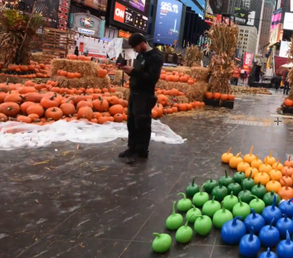
#> input picture images/t1_1.png, 293 x 258 px, shrunk from 398 x 350 before the run
$ python t1.py
#> lines starting #> are read from the running program, lines starting #| are printed output that depends on the picture
#> further down, img1 is the input picture: shape (258, 293, 3); mean B, G, R 83.3, 93.9, 113.9
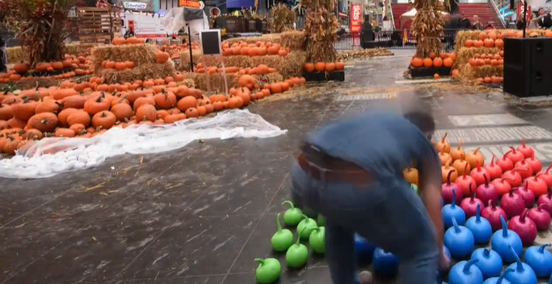
#> input picture images/t1_2.png, 552 x 284 px, shrunk from 749 x 385 before the run
#> further down, img2 is the input picture: shape (284, 552, 3); mean B, G, R 85, 91.1, 117.7
#Only add your code inside the function (including newly improted packages)
# You can design a new function and call the new function in the given functions.
# Not following the project guidelines will result in a 10% reduction in grades

import cv2
import numpy as np
import matplotlib.pyplot as plt


def stitch_background(img1, img2, savepath=''):
    "The output image should be saved in the savepath."
#> called with savepath = 'task1.png'
    "Do NOT modify the code provided."
    gimg1 = cv2.cvtColor(img1,cv2.COLOR_BGR2GRAY)
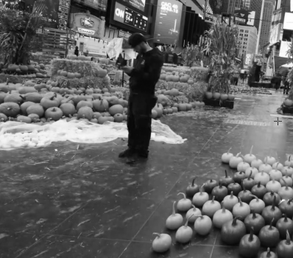
#> gimg1: shape (258, 293); min 0, max 255, mean 98.6
    gimg2 = cv2.cvtColor(img2,cv2.COLOR_BGR2GRAY)
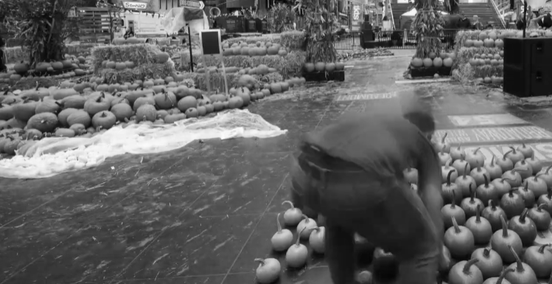
#> gimg2: shape (284, 552); min 2, max 255, mean 98.3
    plt.imshow(gimg1)
    plt.show()
    plt.imshow(gimg2)
    plt.show()
    # sift = cv2.SIFT_create()
    sift = cv2.xfeatures2d.SIFT_create()
    kp1 = sift.detect(gimg1,None)
#> kp1 = 1051 keypoints; strongest (x, y, size): (145, 18, 2.5), (120, 13, 7.7), (160, 47, 2.7), (278, 45, 4.2)
    #img=cv2.drawKeypoints(gimg1,kp1,img1)
    kp1,descp1 = sift.compute(gimg1,kp1)
    #kpts1 = np.float32([keypt.pt for keypt in kp1])
    kp2 = sift.detect(gimg2,None)
#> kp2 = 1909 keypoints; strongest (x, y, size): (236, 13, 3.4), (413, 12, 5.5), (113, 168, 2), (218, 30, 2.7)
    #img=cv2.drawKeypoints(gimg2,kp2,img2)
    kp2,descp2 = sift.compute(gimg2,kp2)
    #kpts2 = np.float32([keypt.pt for keypt in kp2])

    """
    Reference for my KNN Algorithm:
        https://www.cs.cornell.edu/courses/cs1114/2013sp/sections/S10_sift.pdf
    """

    gooddescp=[]
    for i in range(len(kp1)):
        d1=np.array(descp1[i,:])
        distance=[]
        for j in range(len(kp2)):
            d2=np.array(descp2[j,:])
            d=np.subtract(d2,d1)
            dt = np.transpose(d)
            prod = np.matmul(d,dt)
            dist = np.sqrt(prod)
            distance.append(dist)
        sorteddist = np.sort(distance)
        min1=sorteddist[0] #min value
        min2=sorteddist[1] #second min value
        if(min1 < 0.6 * min2):
            k=np.asarray(np.where(distance==min1))
            val = [i,k.item()]
            gooddescp.append(val)
#> this loop made 1051 passes
#> (min1, min2, k, val) on passes 7, 8, 13, 14, 17, 21, 25, 27, 30, 31, 37, 39: (180, 314.2, [182], [6, 182]), (175.3, 323.5, [124], [7, 124]), (159.3, 308.4, [154], [12, 154]), (66.31, 335.2, [151], [13, 151]), (139.9, 322, [163], [16, 163]), (69.16, 262.7, [160], [20, 160]), (106.8, 222.8, [188], [24, 188]), (89.97, 272.3, [150], [26, 150]), (89.2, 277.5, [201], [29, 201]), (66.18, 284.2, [184], [30, 184]), (75.82, 260, [197], [36, 197]), (126.4, 284.1, [186], [38, 186])
#> (min1, min2, k) on pass 154: (105.4, 347.5, [367])
#> after the loop, gooddescp = 241 pairs, first value 6 to 950, second value 124 to 1267

# [11 lines of commented-out code are left out]
    """
    Reference for Homography usage:
        https://www.pythonpool.com/cv2-findhomography/
        https://www.programcreek.com/python/example/89367/cv2.findHomography
    """

    coords1=[]
    coords2=[]
    for i in range(len(gooddescp)):
       coords1.append(kp1[(gooddescp[i][0])].pt)
       coords2.append(kp2[(gooddescp[i][1])].pt)
#> after the loop, coords1 = 241 pairs, first value 5.13 to 268.6, second value 46.98 to 244.4; coords2 = 241 pairs, first value 33.02 to 389.2, second value 6.94 to 268.8

    c1 = np.float32(coords1).reshape(-1,1,2)
#> c1 = 241 rows, first 8: [5.13, 174.3], [5.22, 72.15], [7.47, 119.5], [7.6, 115.4], [8.01, 131.4], [8.41, 122.2], [10.14, 151.7], [10.93, 85.06]
    c2 = np.float32(coords2).reshape(-1,1,2)
#> c2 = 241 rows, first 8: [48.49, 209], [33.02, 74.37], [43.55, 136], [42.42, 130.9], [45.43, 151.9], [45.13, 139.2], [51.09, 178.2], [42.34, 90.21]
    h, status = cv2.findHomography(c1, c2, cv2.RANSAC, 5.0)
#> h = [[1.34, 0.154, 14.56], [-0.184, 1.32, -20.21], [-1.78e-05, -2.4e-06, 1]]; status = 241 values from 1 to 1
    #padimg1 = cv2.copyMakeBorder(i1,100,100,100,100,cv2.BORDER_CONSTANT,value=[0,0,0])
    wimg = cv2.warpPerspective(img1, h, ((img2.shape[0]+img2.shape[1]),(img1.shape[1]+img2.shape[1])))
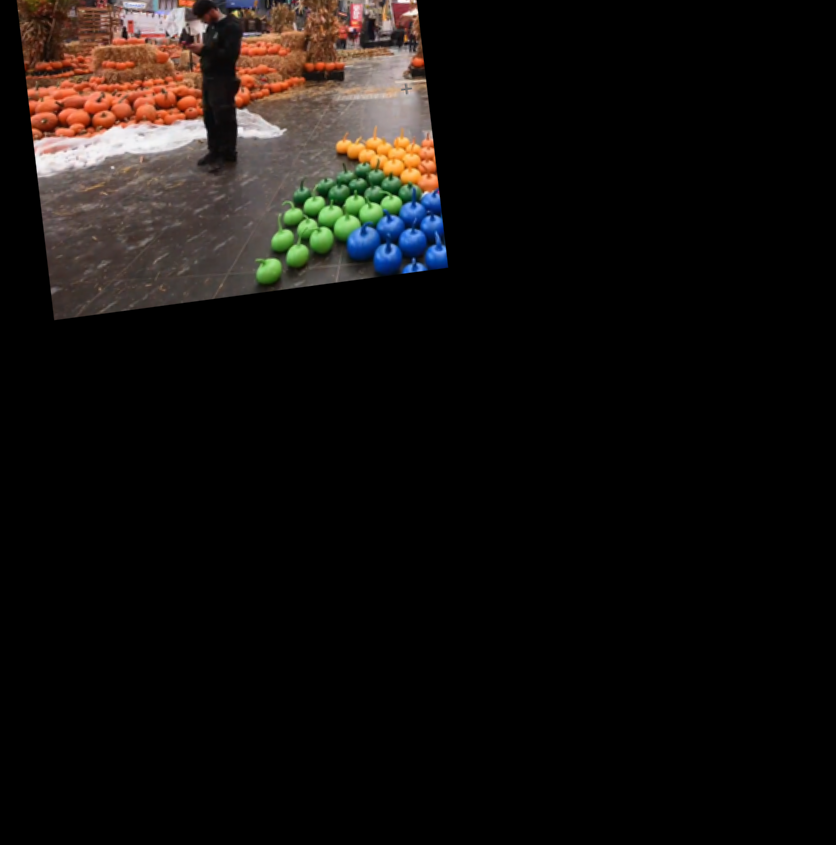
#> wimg: shape (845, 836, 3); mean B, G, R 13.5, 15.6, 19.1
    plt.imshow(img1)
    plt.show()
    plt.imshow(wimg)
    plt.show()
    temp1=np.zeros((wimg.shape))
    temp2=np.zeros((wimg.shape))
    temp1[0:wimg.shape[0],0:wimg.shape[1]] = wimg
    temp2[0:img2.shape[0], 0:img2.shape[1]] = img2
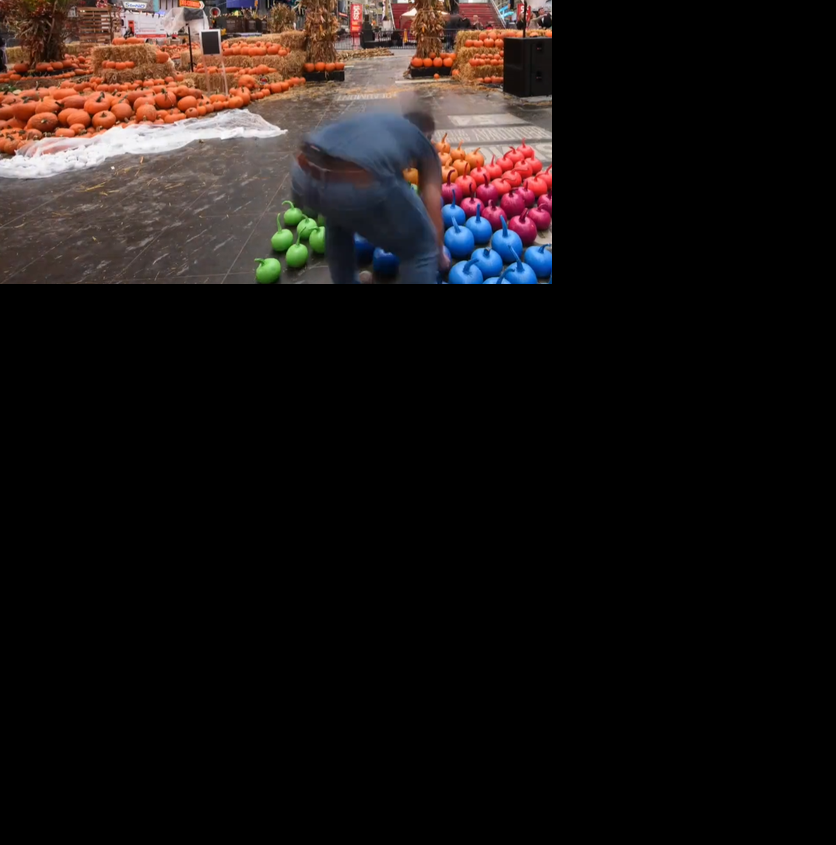
#> temp2: shape (845, 836, 3) float64; mean B, G, R 18.9, 20.2, 26.1
    wimg[0:img2.shape[0], 0:img2.shape[1]] = img2 # primitive stitching
    plt.imshow(temp1)
    plt.show()
#> figure, not shown here; B, G, R data is drawn as R, G, B
    plt.imshow(temp2)
    plt.show()
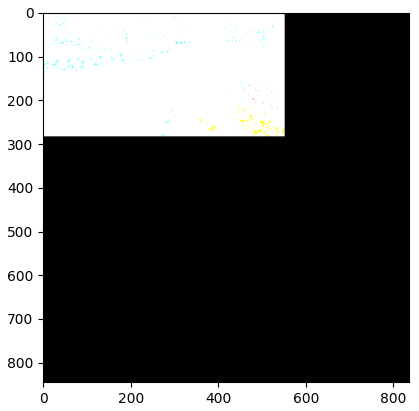
#> figure drawn by matplotlib, 1 panel; B, G, R data is drawn as R, G, B
    plt.imshow(wimg)
    plt.show()
    xorimg = cv2.bitwise_xor(temp1, temp2)
#> xorimg: shape (845, 836, 3) float64; 0% of the values are NaN or infinite; the others: min 0, max 1.57e+308, mean inf
    plt.imshow(xorimg)
    plt.show()
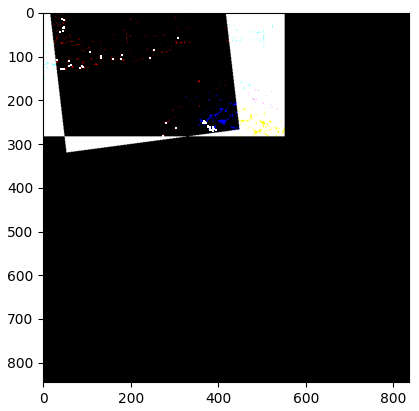
#> figure drawn by matplotlib, 1 panel; B, G, R data is drawn as R, G, B
    cv2.imwrite(savepath, wimg)

    return

if __name__ == "__main__":
    img1 = cv2.imread('./images/t1_1.png')
    img2 = cv2.imread('./images/t1_2.png')
    savepath = 'task1.png'
    stitch_background(img1, img2, savepath=savepath)
